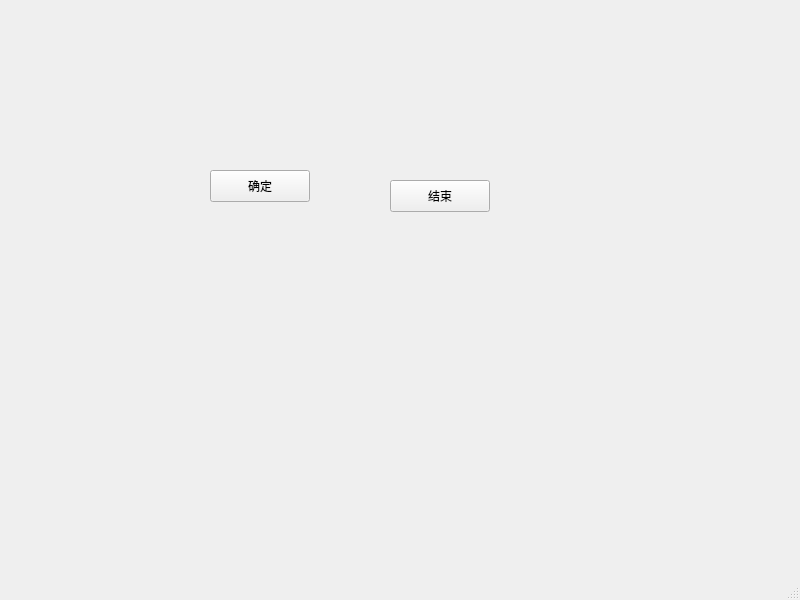
<?xml version="1.0" encoding="UTF-8"?>
<ui version="4.0">
 <class>MainWindow</class>
 <widget class="QMainWindow" name="MainWindow">
  <property name="geometry">
   <rect>
    <x>0</x>
    <y>0</y>
    <width>800</width>
    <height>600</height>
   </rect>
  </property>
  <property name="font">
   <font>
    <family>.AppleSystemUIFont</family>
   </font>
  </property>
  <property name="windowTitle">
   <string>MainWindow</string>
  </property>
  <widget class="QWidget" name="centralwidget">
   <widget class="QPushButton" name="pushButton">
    <property name="geometry">
     <rect>
      <x>210</x>
      <y>170</y>
      <width>100</width>
      <height>32</height>
     </rect>
    </property>
    <property name="text">
     <string>确定</string>
    </property>
   </widget>
   <widget class="QPushButton" name="pushButton_2">
    <property name="geometry">
     <rect>
      <x>390</x>
      <y>180</y>
      <width>100</width>
      <height>32</height>
     </rect>
    </property>
    <property name="text">
     <string>结束</string>
    </property>
   </widget>
  </widget>
  <widget class="QMenuBar" name="menubar">
   <property name="geometry">
    <rect>
     <x>0</x>
     <y>0</y>
     <width>800</width>
     <height>24</height>
    </rect>
   </property>
  </widget>
  <widget class="QStatusBar" name="statusbar"/>
 </widget>
 <resources/>
 <connections/>
</ui>
